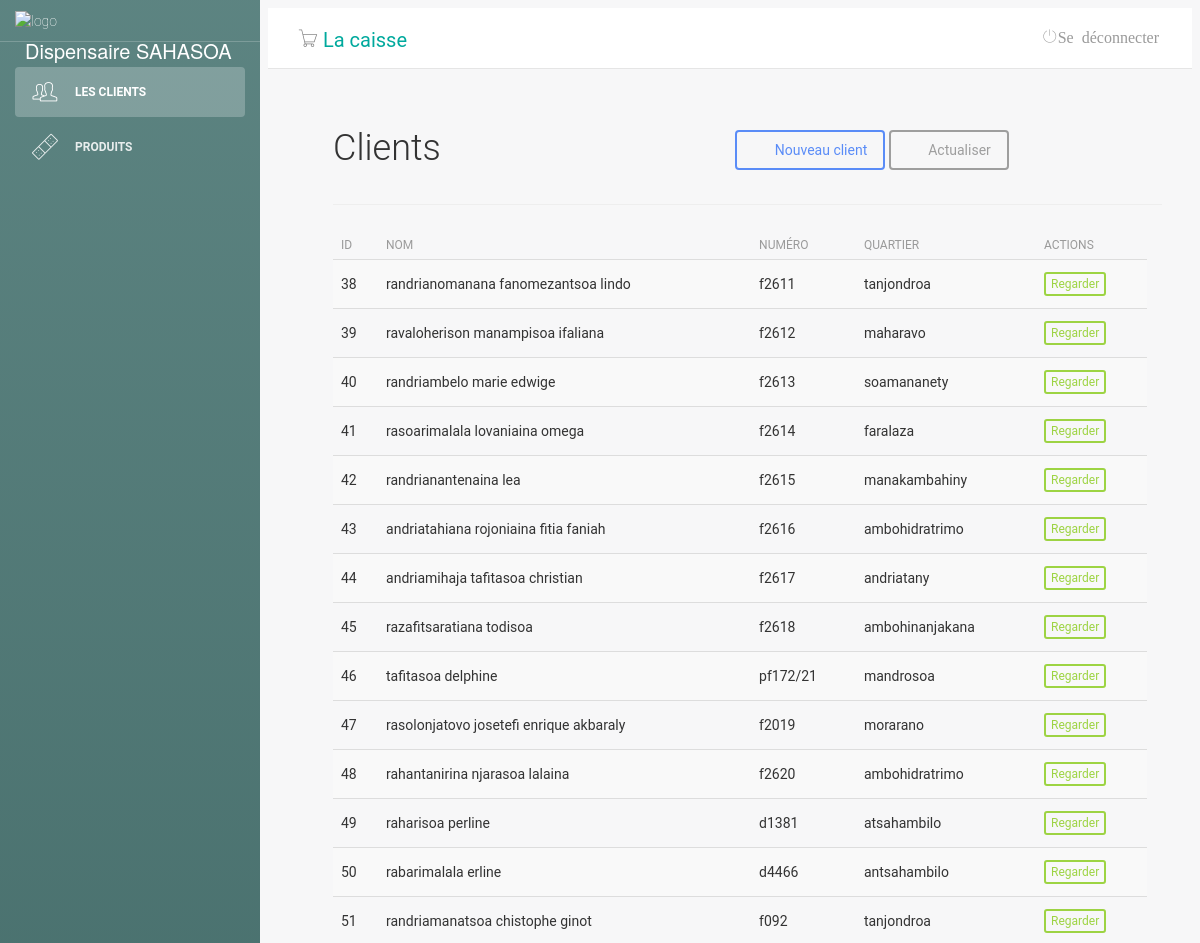
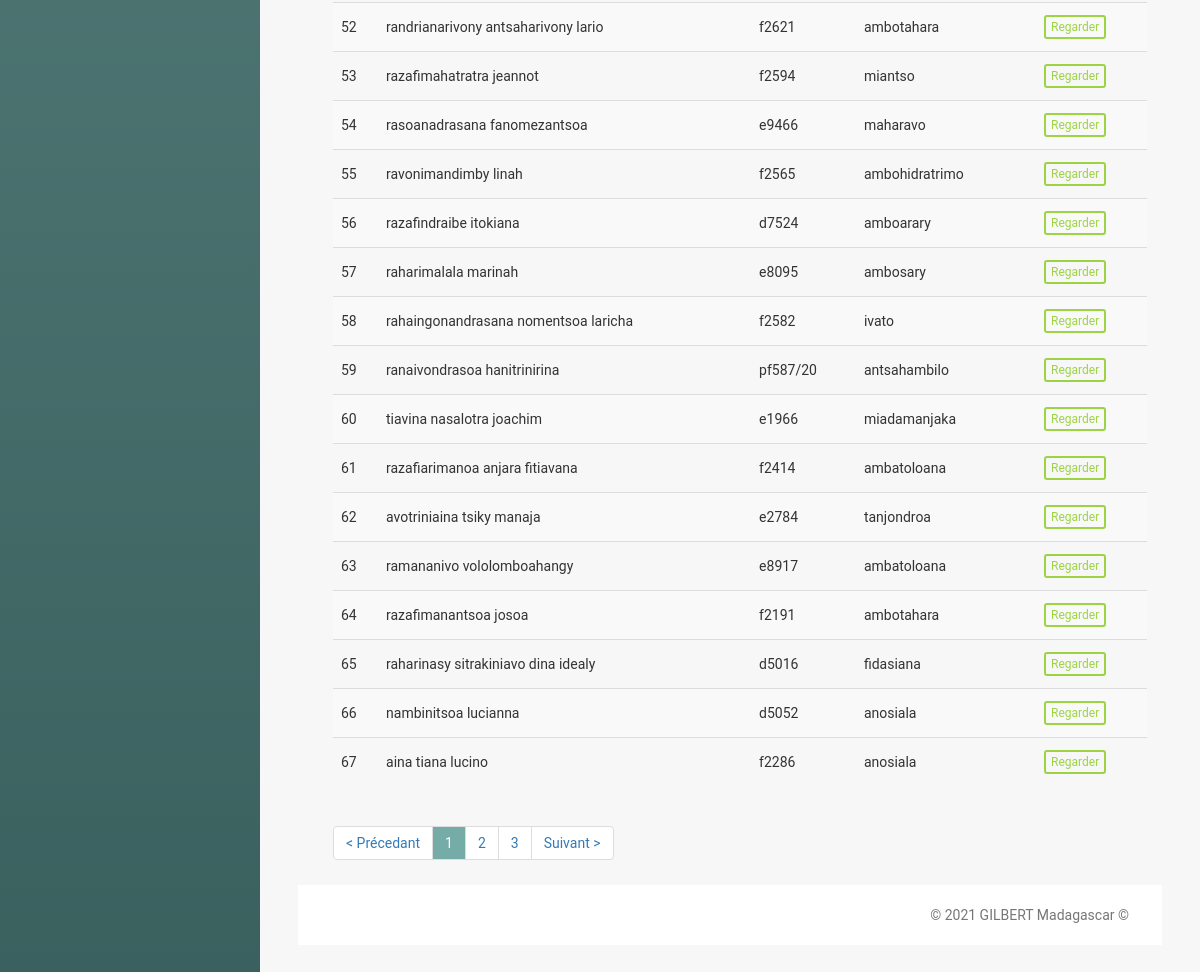
The app's page /main.php?pg=cliente with its own data (2 pictures, top to bottom).
### tables this page shows
CREATE TABLE "tb_clientes" (
	"id"	INTEGER NOT NULL,
	"cpf"	int(11),
	"nome"	varchar(55),
	"dataNascimento"	date,
	"endereco"	varchar(55),
	"numero"	TEXT,
	"bairro"	varchar(55),
	"telefone"	int(11),
	"celular"	int(11),
	"email"	varchar(55),
	"insciption_date"	TEXT,
	"mois"	NUMERIC,
	"an"	NUMERIC,
	PRIMARY KEY("id" AUTOINCREMENT)
);

### cliente.php (the view, shortened to what this page needs)
<?php
include('classes/Mysql.php');
?>
<?php
$numRows = 0;
$itemsPerPage = 30;
$totalItemReq = $db->query('SELECT id FROM tb_clientes');
while ($row = $totalItemReq->fetch(SQLITE3_ASSOC)) {
    ++$numRows;
}
$totalItem = $numRows;
$totalPages = ceil($totalItem / $itemsPerPage) + 1;
if (isset($_GET['page']) and !empty($_GET['page']) and $_GET['page'] > 0 and $_GET['page'] <= $totalItem) {
    $_GET['page'] = intval($_GET['page']);
    $currentPage = $_GET['page'];
} else {
    $currentPage = 1;
}
$begin = ($currentPage - 1) * $itemsPerPage;
$sql = $db->prepare("SELECT * FROM `tb_clientes` LIMIT $begin,$itemsPerPage");
$sql->execute();
$clientes = $sql->fetchAll();
?>
<div class="lista-cliente">
    <div id="top" class="row">
        <div class="col-sm-2">
            <h2>Clients</h2>
        </div>
        <div class="col-sm-6">
        </div>
        <div class="col-sm-4 btn-lista">
            <a class="btn btn-primary" href="?pg=adicionar-cliente"><i class="fa fa-plus"></i> Nouveau client</a>
            <a class="btn btn-default" href="?pg=cliente"><i class="fa fa-refresh"></i> Actualiser</a>
        </div>
    </div>
    <hr />
    <div id="list" class="row">
        <div class="table-responsive col-md-12">
            <table class="table table-striped" cellspacing="0" cellpadding="0">
                <thead>
                    <tr>
                        <th>ID</th>
                        <th>Nom</th>
                        <th>Numéro</th>
                        <th>Quartier</th>
                        <th class="actions">Actions</th>
                    </tr>
                </thead>
                <tbody>
                    <tr>
                        <?php foreach ($clientes as $value) : ?>
                            <td><?php echo $value['id'] ?></td>
                            <td><?php echo $value['nome'] ?></td>
                            <td><?php echo $value['numero'] ?></td>
                            <td><?php echo $value['bairro'] ?></td>
                            <td class="actions">
                                <a class="btn btn-success btn-xs" href="?pg=visualizar-cliente&id=<?php echo $value['id']; ?>">Regarder</a>
                            </td>
                    </tr>
                <?php endforeach; ?>
                </tbody>
            </table>
            <div id="bottom" class="row">
                <div class="col-md-12">
                <ul class="pagination">
                    <?php if ($currentPage != 1) {
                        $prev = $currentPage - 1;
                        echo '<li class="prev"><a href="?pg=cliente&page=' . ($prev) . '" rel="next">&lt; Précedant</a></li>';
                    } else {
                        echo '<li><a href="#">&lt; Précedant</a></li>';
                    }
                    ?>
                    <?php for ($i = 1; $i < $totalPages; $i++) {
                        if ($i == $currentPage) {
                            echo '<li><a  style="background-color: #75aca8; color:white;" href="#">' . $i . '</a></li>';
                        } else {
                            echo '<li><a href="?pg=cliente&page=' . $i . '">' . $i . '</a></li>';
                        }
                    } ?>
                    <?php if ($currentPage < ($totalPages - 1)) {
                        echo '<li class="next"><a href="?pg=cliente&page=' . (++$currentPage) . '" rel="next">Suivant &gt;</a></li>';
                    } else {
                        echo '<li class="next"><a href="#" rel="next">Suivant &gt;</a></li>';
                    }
                    ?>
                </ul>
                </div>
            </div>
        </div>

### css/style.css (style rules this page uses)
.lista-cliente { margin-left: 50px; }
.btn-lista { margin-top: 30px; }
@media only screen and (max-width: 1300px) { .btn-lista { margin-top: 30px; margin-left: 31%; width: 335px; } }

### records on screen
tb_clientes: id "38", nome "randrianomanana fanomezantsoa lindo", numero "f2611", bairro "tanjondroa"
tb_clientes: id "39", nome "ravaloherison manampisoa ifaliana", numero "f2612", bairro "maharavo"
tb_clientes: id "40", nome "randriambelo marie edwige", numero "f2613", bairro "soamananety"
tb_clientes: id "41", nome "rasoarimalala lovaniaina omega", numero "f2614", bairro "faralaza"
tb_clientes: id "42", nome "randrianantenaina lea", numero "f2615", bairro "manakambahiny"
tb_clientes: id "43", nome "andriatahiana rojoniaina fitia faniah", numero "f2616", bairro "ambohidratrimo"
tb_clientes: id "44", nome "andriamihaja tafitasoa christian", numero "f2617", bairro "andriatany"
tb_clientes: id "45", nome "razafitsaratiana todisoa", numero "f2618", bairro "ambohinanjakana"
tb_clientes: id "46", nome "tafitasoa delphine", numero "pf172/21", bairro "mandrosoa"
tb_clientes: id "47", nome "rasolonjatovo josetefi enrique akbaraly", numero "f2019", bairro "morarano"
tb_clientes: id "48", nome "rahantanirina njarasoa lalaina", numero "f2620", bairro "ambohidratrimo"
tb_clientes: id "49", nome "raharisoa perline", numero "d1381", bairro "atsahambilo"
tb_clientes: id "50", nome "rabarimalala erline", numero "d4466", bairro "antsahambilo"
tb_clientes: id "51", nome "randriamanatsoa chistophe ginot", numero "f092", bairro "tanjondroa"
tb_clientes: id "52", nome "randrianarivony antsaharivony lario", numero "f2621", bairro "ambotahara"
tb_clientes: id "53", nome "razafimahatratra jeannot", numero "f2594", bairro "miantso"
tb_clientes: id "54", nome "rasoanadrasana fanomezantsoa", numero "e9466", bairro "maharavo"
tb_clientes: id "55", nome "ravonimandimby linah", numero "f2565", bairro "ambohidratrimo"
tb_clientes: id "56", nome "razafindraibe itokiana", numero "d7524", bairro "amboarary"
tb_clientes: id "57", nome "raharimalala marinah", numero "e8095", bairro "ambosary"
tb_clientes: id "58", nome "rahaingonandrasana nomentsoa laricha", numero "f2582", bairro "ivato"
tb_clientes: id "59", nome "ranaivondrasoa hanitrinirina", numero "pf587/20", bairro "antsahambilo"
tb_clientes: id "60", nome "tiavina nasalotra joachim", numero "e1966", bairro "miadamanjaka"
tb_clientes: id "61", nome "razafiarimanoa anjara fitiavana", numero "f2414", bairro "ambatoloana"
tb_clientes: id "62", nome "avotriniaina tsiky manaja", numero "e2784", bairro "tanjondroa"
tb_clientes: id "63", nome "ramananivo vololomboahangy", numero "e8917", bairro "ambatoloana"
tb_clientes: id "64", nome "razafimanantsoa josoa", numero "f2191", bairro "ambotahara"
tb_clientes: id "65", nome "raharinasy sitrakiniavo dina idealy", numero "d5016", bairro "fidasiana"
tb_clientes: id "66", nome "nambinitsoa lucianna", numero "d5052", bairro "anosiala"
tb_clientes: id "67", nome "aina tiana lucino", numero "f2286", bairro "anosiala"
